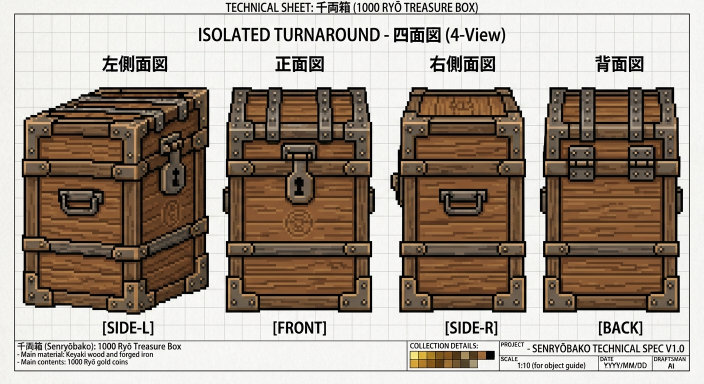
#> input picture assets/source/item_chest.jpg, 1408 x 768 px, given in place of warrior_player.jpg, which was not available (shown at 1/2 size)
$ python build_assets.py
#> lines starting #> are read from the running program, lines starting #| are printed output that depends on the picture; after the words box and inside, x2 and y2 are one past the last pixel; in counts of white or black regions, pixels touching at a corner belong together; pictures that were not available may be replaced by others from this repository, and a replacement may not be noted
"""四面図(jpg)から戦士スプライトを切り出し、背景を透明化する。
使い方: python3 tools/build_assets.py   (要 numpy, scipy, Pillow)
入力: assets/source/warrior_*.jpg  出力: assets/warrior_<名前>_<up|right|down|left>.png
向きの対応: up=背面 / right=右側面 / down=正面 / left=左側面
"""
import numpy as np
from PIL import Image
from scipy import ndimage as ndi
import os

ROOT = os.path.join(os.path.dirname(__file__), '..', 'assets')
SHEETS = {'player': 'warrior_player', 'cpu1': 'warrior_cpu1', 'cpu2': 'warrior_cpu2', 'cpu3': 'warrior_cpu3'}
ORDER = ['left', 'down', 'right', 'up']          # 左→右の並び(左側面,正面,右側面,背面)
CROP_Y = {'cpu1': (122, 628)}                    # それ以外は既定
DEFAULT_Y = (150, 640)
OUT_H = 200                                      # 出力スプライトの身長(px)

def load(name):
#> called with name = 'warrior_player'
    return np.array(Image.open(os.path.join(ROOT, 'source', name + '.jpg')).convert('RGB')).astype(int)

def extract(rgb, y0, y1):
#> called with y0 = 150, y1 = 640
    sub = rgb[y0:y1, 40:1370]
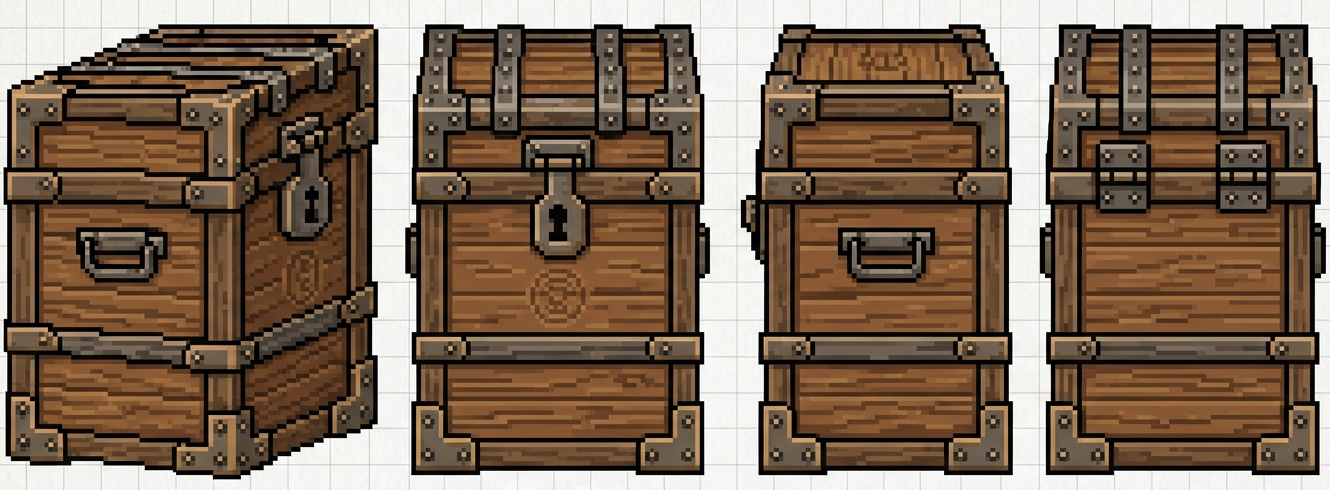
#> sub: shape (490, 1330, 3) int64; mean R, G, B 125.6, 105, 86.9
    nonwhite = (255 - sub).max(axis=2) > 40
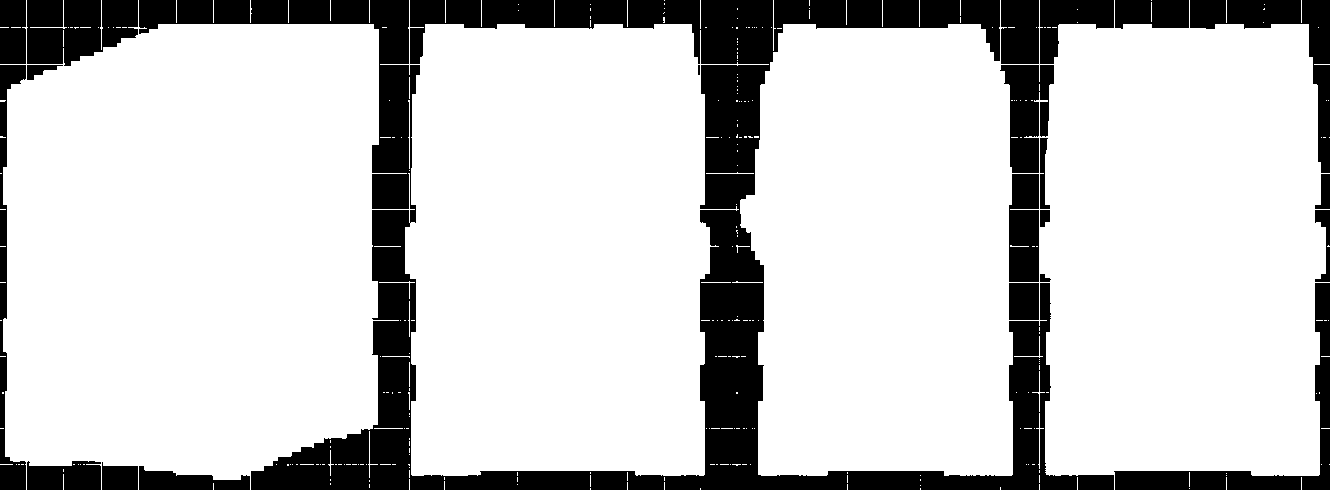
#> nonwhite: shape (490, 1330) bool; 80.2% white; 22 black regions, largest, box (x1, y1, x2, y2) and area: (139, 0, 1114, 490) 85544, (1114, 283, 1330, 490) 5974, (27, 0, 138, 66) 5896
    lab, n = ndi.label(nonwhite, structure=np.ones((3, 3)))
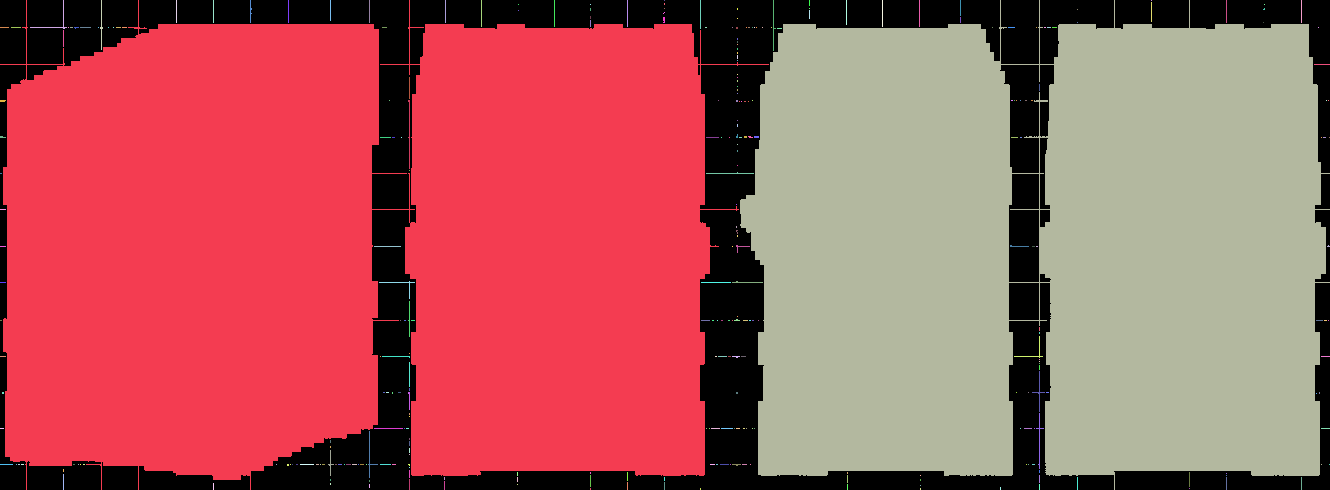
#> lab: shape (490, 1330) int32; 316 distinct labels, from 0 to 315; one colour per label, 0 black
#> n = 315
    objs = ndi.find_objects(lab)
#> objs = 315 items
    areas = ndi.sum(nonwhite, lab, range(1, n + 1))
#> areas = 315 values, max 287166 at index 0, min 1 at index 13, mean 1658.5
    big = sorted([i + 1 for i, a in enumerate(areas) if a > 5000], key=lambda i: objs[i - 1][1].start)
#> big = [1, 22]
#> (the run stopped early here; a loop or call above may not have finished)
